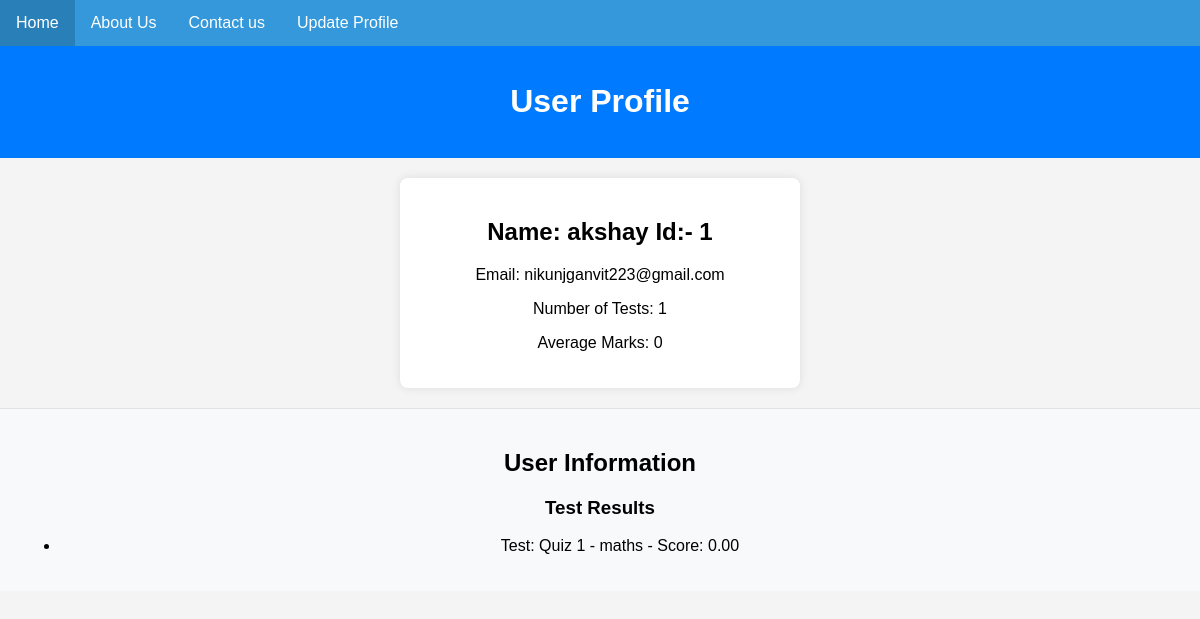
/profile/ (signed in), run on an earlier commit of the app's database.
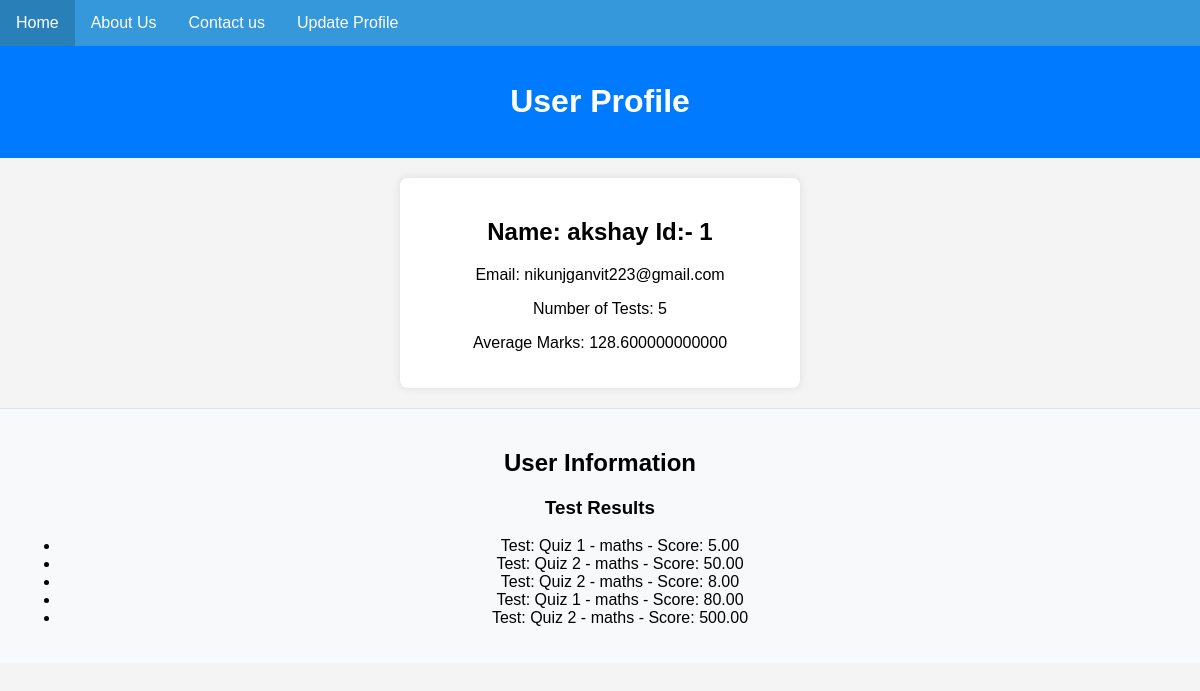
And on a later commit of the database.
### authentication/models.py (models this page shows)
class User(AbstractUser):
    USERTYPE_CHOICES = [
        ('s', 'Student'),
        ('t', 'Teacher'),
        ('p', 'Parent'),
    ]
    usertype = models.CharField(max_length=1, choices=USERTYPE_CHOICES)

### quiz_system/models.py (models this page shows, shortened)
class Result(models.Model):
    result_id = models.AutoField(primary_key=True)
    user = models.ForeignKey(User, on_delete=models.CASCADE)
    quiz = models.ForeignKey(Quiz, on_delete=models.CASCADE)
    score = models.DecimalField(max_digits=5, decimal_places=2)

class Quiz(models.Model):
    quiz_id = models.AutoField(primary_key=True)
    subject = models.ForeignKey('academic_info.Subject', on_delete=models.CASCADE)
    number_of_questions = models.PositiveIntegerField()
    def __str__(self):
        return f"Quiz {self.quiz_id} - {self.subject}"

### academic_info/models.py (models this page shows)
class Subject(models.Model):
    subject_id = models.AutoField(primary_key=True)
    subject_name = models.CharField(max_length=100)
    subject_duration = models.IntegerField()  # Duration in semesters
    def __str__(self):
        return self.subject_name

### authentication/views.py (the view)
# urls.py: path('profile/', profile_view, name='profile'),
def profile_view(request):
    user = request.user
    test_results = Result.objects.filter(user=user)
    average_marks = test_results.aggregate(Avg('score'))['score__avg'] or 0
    quiz_data = {}
    for result in test_results:
        quiz = result.quiz
        quiz_key = str(quiz.quiz_id) # Use the quiz ID as the key
        if quiz_key not in quiz_data:
            quiz_data[quiz_key] = {'scores': [], 'labels': []}
        quiz_data[quiz_key]['scores'].append(result.score)
        quiz_data[quiz_key]['labels'].append(quiz.subject.subject_name)  # Assuming you have a 'name' attribute in your Subject model
    quiz_data_json = json.dumps(quiz_data, cls=DjangoJSONEncoder)
    context = {
        'user': user,
        'test_results': test_results,
        'average_marks': average_marks,
        'quiz_data': quiz_data_json
    }
    return render(request, 'profile.html', context)

### authentication/templates/profile.html (shortened to what this page needs)
<!DOCTYPE html>
<html lang="en">
<head>
</head>
<body>
    <nav class="navbar">
      <a href="{% url 'home' %}">Home</a>
      <a href="{% url "about_us" %}">About Us</a>
      <a href='https://forms.gle/YeQaZqCZTBDD64yS6' target="_blank">Contact us</a>
      <a href="{% url 'user_info_form' %}">Update Profile</a>
  </nav>
    <header>
        <h1>User Profile</h1>
    </header>
    <div class="card">
        <div class="user-details">
            <h2>Name: {{ user.username }} {% if user.usertype != "p" %}   Id:- {{user.id}} {% endif %} </h2>
            <p>Email: {{ user.email }}</p>
            {% if user.usertype != "p" %}
            <p>Number of Tests: {{ test_results.count }}</p>
            <p>Average Marks: {{ average_marks }}</p>
            {% endif %}
        </div>
    </div>
    {% if user.usertype != "p" %}
    <div class="user-info">
        <h2>User Information</h2>
        <div>
            <h3>Test Results</h3>
            <ul>
                {% for result in test_results %}
                    <li>Test: {{ result.quiz }} - Score: {{ result.score }}</li>
                {% endfor %}
            </ul>
        </div>
    </div>
    {% endif %}
</body>
</html>

### authentication/templates/profile.html (style rules this page uses)
body { font-family: Arial, sans-serif; margin: 0; padding: 0; background-color: #f4f4f4; }
header { background-color: #007bff; color: #fff; padding: 1em; text-align: center; }
.card { max-width: 400px; margin: 20px auto; background-color: #fff; border-radius: 8px; box-shadow: 0 0 10px rgba(0, 0, 0, 0.1); overflow: hidden; }
.user-details { padding: 20px; text-align: center; }
.user-info { margin-top: 20px; padding: 20px; background-color: #f8f9fa; border-top: 1px solid #dee2e6; text-align: center; }
nav { background-color: #3498db; overflow: hidden; }
nav a { float: left; display: block; color: #fff; text-align: center; padding: 14px 16px; text-decoration: none; font-size: 16px; }

What changed in the data, as far as the page shows it:
changed Result (number 1 of 5 on the later page): score "0.00" → "5.00"
added Result: quiz "Quiz 2 - maths", score "50.00"
added Result: quiz "Quiz 2 - maths", score "8.00"
added Result: quiz "Quiz 1 - maths", score "80.00"
added Result: quiz "Quiz 2 - maths", score "500.00"
Also different on the page:
{{ test_results.count }}: "1" → "5"
{{ average_marks }}: "0" → "128.600000000000"
